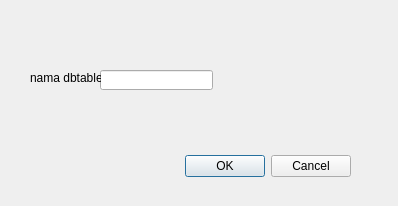
<?xml version="1.0" encoding="UTF-8"?>
<ui version="4.0">
 <class>frmSQL</class>
 <widget class="QDialog" name="frmSQL">
  <property name="geometry">
   <rect>
    <x>0</x>
    <y>0</y>
    <width>398</width>
    <height>206</height>
   </rect>
  </property>
  <property name="windowTitle">
   <string>Dialog</string>
  </property>
  <widget class="QDialogButtonBox" name="buttonBox">
   <property name="geometry">
    <rect>
     <x>10</x>
     <y>150</y>
     <width>341</width>
     <height>32</height>
    </rect>
   </property>
   <property name="orientation">
    <enum>Qt::Horizontal</enum>
   </property>
   <property name="standardButtons">
    <set>QDialogButtonBox::Cancel|QDialogButtonBox::Ok</set>
   </property>
  </widget>
  <widget class="QLineEdit" name="lineEdit">
   <property name="geometry">
    <rect>
     <x>100</x>
     <y>70</y>
     <width>113</width>
     <height>20</height>
    </rect>
   </property>
  </widget>
  <widget class="QLabel" name="label">
   <property name="geometry">
    <rect>
     <x>30</x>
     <y>70</y>
     <width>71</width>
     <height>16</height>
    </rect>
   </property>
   <property name="text">
    <string>nama dbtable</string>
   </property>
  </widget>
 </widget>
 <resources/>
 <connections>
  <connection>
   <sender>buttonBox</sender>
   <signal>accepted()</signal>
   <receiver>frmSQL</receiver>
   <slot>accept()</slot>
   <hints>
    <hint type="sourcelabel">
     <x>248</x>
     <y>254</y>
    </hint>
    <hint type="destinationlabel">
     <x>157</x>
     <y>274</y>
    </hint>
   </hints>
  </connection>
  <connection>
   <sender>buttonBox</sender>
   <signal>rejected()</signal>
   <receiver>frmSQL</receiver>
   <slot>reject()</slot>
   <hints>
    <hint type="sourcelabel">
     <x>316</x>
     <y>260</y>
    </hint>
    <hint type="destinationlabel">
     <x>286</x>
     <y>274</y>
    </hint>
   </hints>
  </connection>
 </connections>
</ui>
